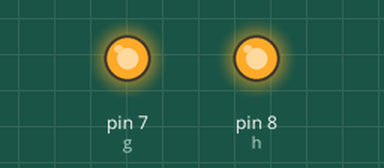
Bench run of a sketch on a simulated Arduino Uno, built with avr-gcc and run on an emulated ATmega328P. Shown: output pins drawn as LEDs (lit = HIGH).

Above: at 0.01 s.
At 1.2 s:
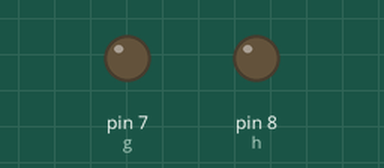
Timing chart, 0 to 2.7 s (numbered marks = the images above):
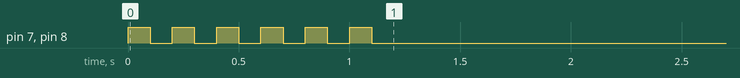

The sketch:

A2_while_27.ino
```cpp
int g = 7;
int h = 8;
int i;
void setup()
{
  pinMode(g, OUTPUT);
  pinMode(h, OUTPUT);
  while (i < 6)
  {
    digitalWrite(g, HIGH);
    digitalWrite(h, HIGH);
    delay(100);

    digitalWrite(h, LOW);
    digitalWrite(g, LOW);
    delay(100);
    i++;
  }
}
void loop()
{

}
```
